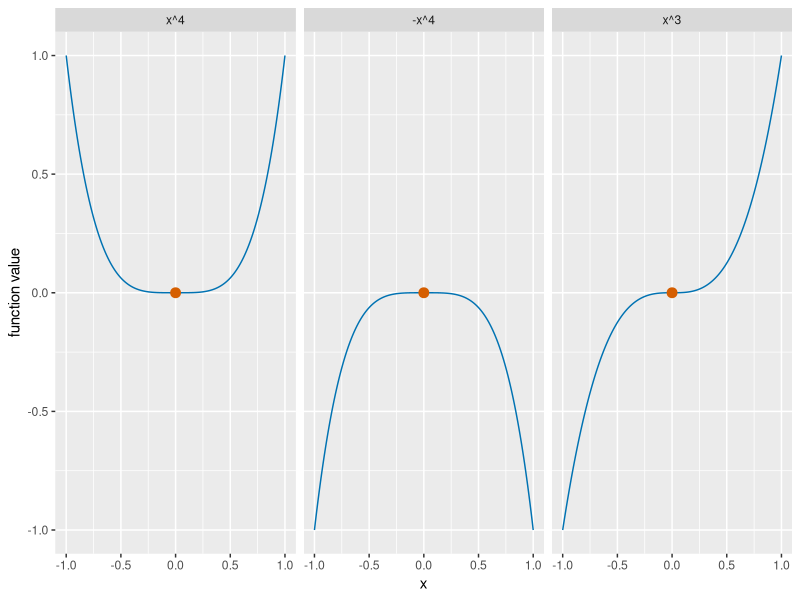

This figure's R source:
## ---- chunk 1
#| label: second-derivative-test-zero-r
#| fig-alt: >-
#|   Three side-by-side plots of a function on x from -1 to 1, each with a
#|   vermilion circle at the origin. The first, x to the fourth, is a blue
#|   U-shaped curve with its lowest point at the origin. The second, minus x
#|   to the fourth, is an upside-down U with its highest point at the origin.
#|   The third, x cubed, rises steadily from lower left to upper right,
#|   flattening at the origin without turning.
#| fig-height: 3
#| fig-width: 7
sdz_x_fk <- seq(-1, 1, length.out = 201)
sdz_labels_fk <- c("x^4", "-x^4", "x^3")
sdz_values_fk <- c(sdz_x_fk^4, -sdz_x_fk^4, sdz_x_fk^3)
sdz_fn_fk <- rep(sdz_labels_fk, each = length(sdz_x_fk))
sdz_fn_fk <- factor(sdz_fn_fk, levels = sdz_labels_fk)
sdz_curves_fk <- tibble::tibble(
  x = rep(sdz_x_fk, 3), value = sdz_values_fk, fn = sdz_fn_fk
)
sdz_origin_fn_fk <- factor(sdz_labels_fk, levels = sdz_labels_fk)
sdz_origin_fk <- tibble::tibble(x = 0, value = 0, fn = sdz_origin_fn_fk)
sdz_aes_fk <- ggplot2::aes(x, value)
ggplot2::ggplot(sdz_curves_fk, sdz_aes_fk) +
  ggplot2::geom_line(colour = "#0072B2") +
  ggplot2::geom_point(data = sdz_origin_fk, colour = "#D55E00", size = 3) +
  ggplot2::facet_wrap(ggplot2::vars(fn)) +
  ggplot2::labs(x = "x", y = "function value")
